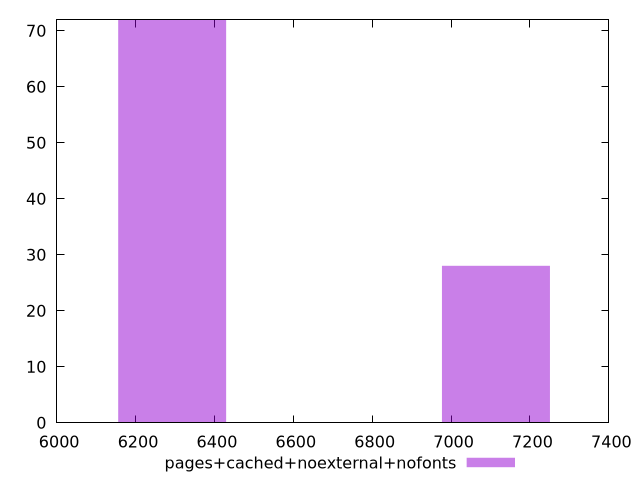

This figure's gnuplot source:
$_pagesCachedNoexternalNofonts <<EOF
7113.722907147179 28
6292.908725553274 72
EOF
set key outside below
set terminal pngcairo
set output "report_00005_2020-11-02T22-26-11.212Z/largest-contentful-paint/pages+cached+noexternal+nofonts//raw_hist.png"
set yrange [0:72]
set boxwidth 273.60472719796843
set style fill transparent solid 0.5 noborder
plot $_pagesCachedNoexternalNofonts title "pages+cached+noexternal+nofonts" with boxes ,
